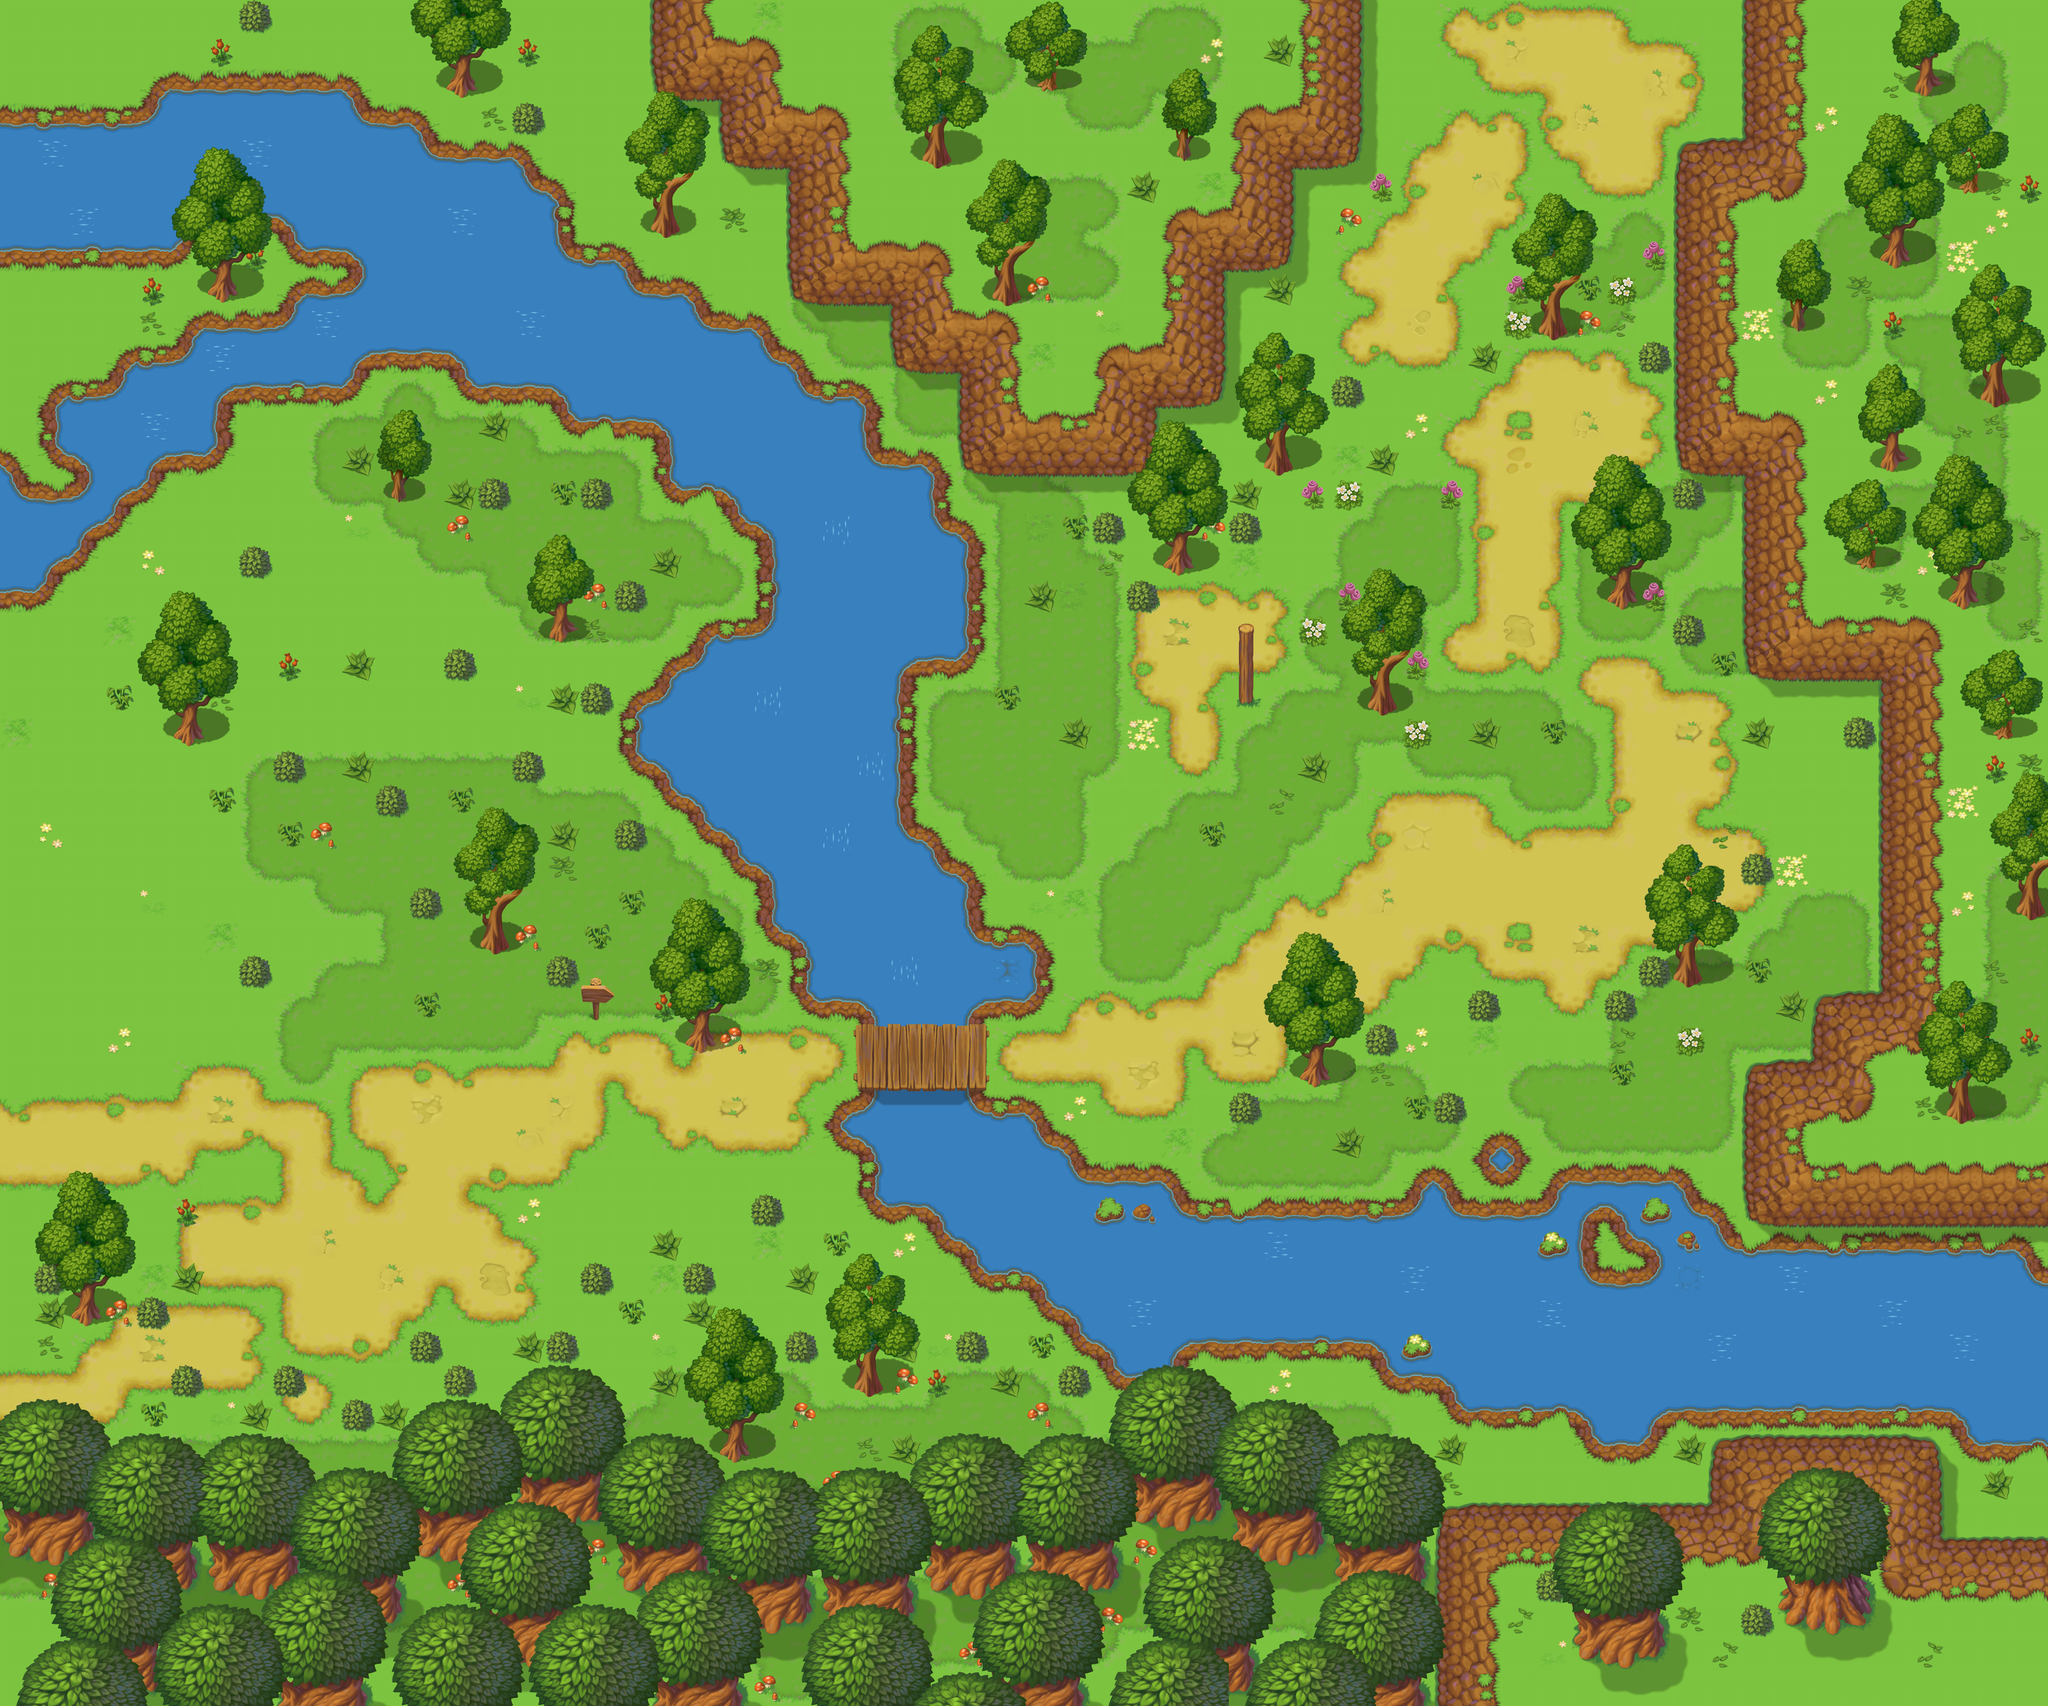

This game map was drawn from its Tiled (.tmx) file and the tilesets committed beside it. A one-line description and the trimmed map source follow:
An orthogonal 60x50 tile map with 64x64 px tiles, 7 tile layers (Ground, Shadows, Decorations, Obstacles_low, ...), 5 tilesets.

<map version="1.2" tiledversion="1.3.3" orientation="orthogonal" renderorder="right-down" width="60" height="50" tilewidth="64" tileheight="64" infinite="0" nextlayerid="8" nextobjectid="1">
 <tileset firstgid="1" source="All_terrain@64x64.tsx" />
 <tileset firstgid="305" source="Grassland-hills-rocks@64x64.tsx" />
 <tileset firstgid="561" source="Shadows@64x64_all.tsx" />
 <tileset firstgid="741" source="Extra_objects@64x64.tsx" />
 <tileset firstgid="997" source="Trees_tents@64x64.tsx" />
 <layer id="1" name="Ground" width="60" height="50">
  <data>[3000 cells, 2426 non-empty, 55 distinct tile ids]</data>
 </layer>
 <layer id="2" name="Shadows" width="60" height="50">
  <data>[3000 cells, 432 non-empty, 45 distinct tile ids]</data>
 </layer>
 <layer id="3" name="Decorations" width="60" height="50">
  <data>[3000 cells, 138 non-empty, 22 distinct tile ids]</data>
 </layer>
 <layer id="4" name="Obstacles_low" width="60" height="50">
  <data>[3000 cells, 1091 non-empty, 104 distinct tile ids]</data>
 </layer>
 <layer id="5" name="Obstacles_high" width="60" height="50">
  <data>[3000 cells, 32 non-empty, 14 distinct tile ids]</data>
 </layer>
 <layer id="6" name="Above_low" width="60" height="50">
  <data>[3000 cells, 637 non-empty, 81 distinct tile ids]</data>
 </layer>
 <layer id="7" name="Above_high" width="60" height="50">
  <data>[3000 cells, 112 non-empty, 23 distinct tile ids]</data>
 </layer>
</map>
